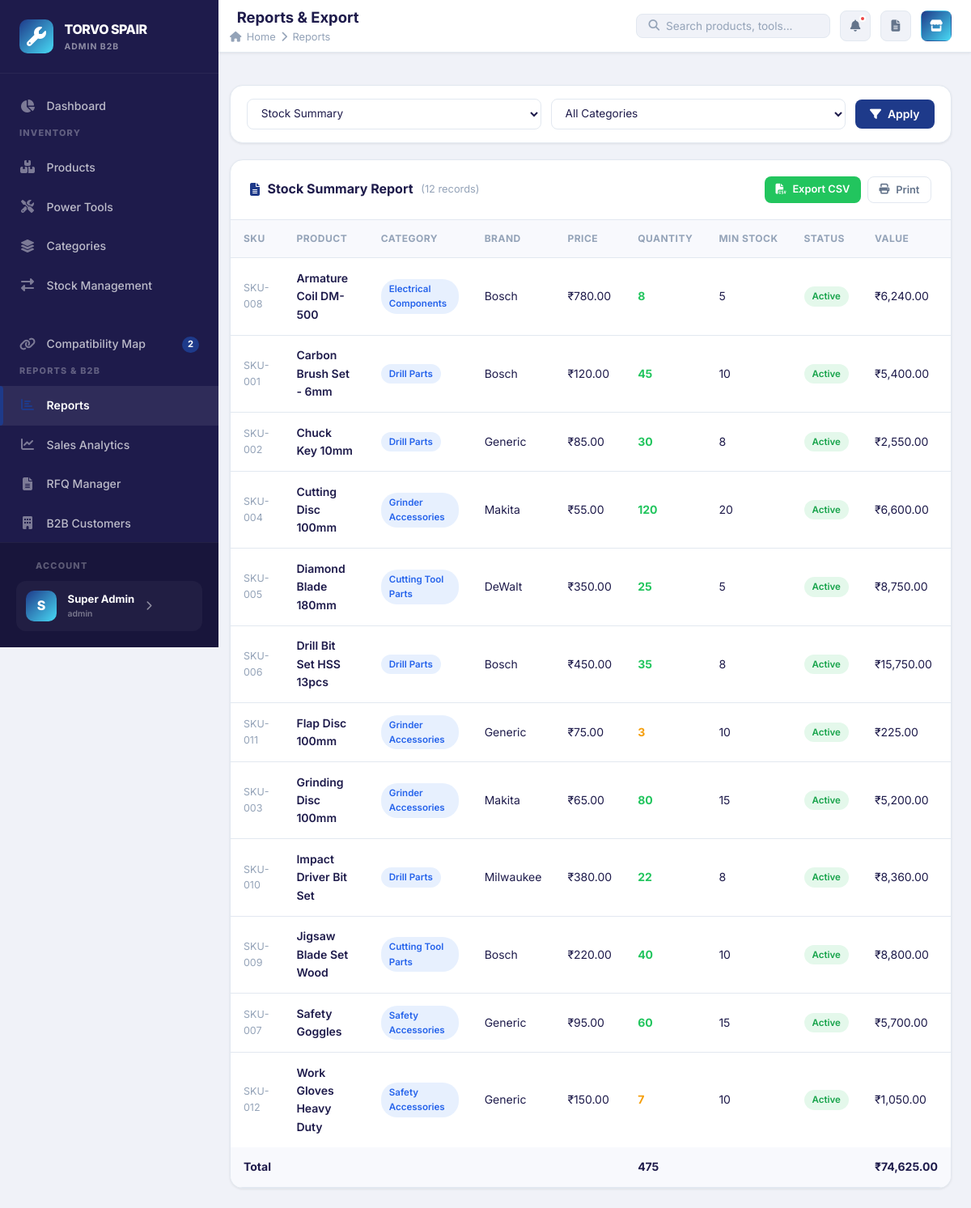
The page /pages/reports.php (signed in) on the database its author committed.
### tables this page shows
CREATE TABLE IF NOT EXISTS settings (
    setting_key VARCHAR(100) PRIMARY KEY,
    setting_value TEXT,
    category ENUM('frontend', 'admin', 'system') DEFAULT 'frontend',
    updated_at TIMESTAMP DEFAULT CURRENT_TIMESTAMP ON UPDATE CURRENT_TIMESTAMP
);

CREATE TABLE IF NOT EXISTS products (
    id INT AUTO_INCREMENT PRIMARY KEY,
    name VARCHAR(150) NOT NULL,
    sku VARCHAR(100) UNIQUE,
    category_id INT NOT NULL,
    brand VARCHAR(100),
    price DECIMAL(10,2) DEFAULT 0.00,
    quantity INT DEFAULT 0,
    min_stock INT DEFAULT 5,
    description TEXT,
    image VARCHAR(255),
    barcode VARCHAR(100),
    status ENUM('active', 'inactive') DEFAULT 'active',
    created_at TIMESTAMP DEFAULT CURRENT_TIMESTAMP,
    updated_at TIMESTAMP DEFAULT CURRENT_TIMESTAMP ON UPDATE CURRENT_TIMESTAMP,
    FOREIGN KEY (category_id) REFERENCES categories(id) ON DELETE CASCADE
);

CREATE TABLE IF NOT EXISTS categories (
    id INT AUTO_INCREMENT PRIMARY KEY,
    name VARCHAR(100) NOT NULL,
    description TEXT,
    status ENUM('active', 'inactive') DEFAULT 'active',
    created_at TIMESTAMP DEFAULT CURRENT_TIMESTAMP,
    updated_at TIMESTAMP DEFAULT CURRENT_TIMESTAMP ON UPDATE CURRENT_TIMESTAMP
);

### config/database.php (called while the page is built, shortened)
<?php
function getDB(): PDO {
    static $pdo = null;
    if ($pdo === null) {
        try {
            $dsn = "mysql:host=" . DB_HOST . ";dbname=" . DB_NAME . ";charset=" . DB_CHARSET;
            $options = [
                PDO::ATTR_ERRMODE            => PDO::ERRMODE_EXCEPTION,
                PDO::ATTR_DEFAULT_FETCH_MODE => PDO::FETCH_ASSOC,
                PDO::ATTR_EMULATE_PREPARES   => false,
            ];
            $pdo = new PDO($dsn, DB_USER, DB_PASS, $options);
        } catch (PDOException $e) {
            $msg = htmlspecialchars($e->getMessage());
            die("<!DOCTYPE html><html><head><meta charset='UTF-8'><title>Database Error – TORVO SPAIR</title>
            <link href='https://fonts.googleapis.com/css2?family=Inter:wght@400;700&display=swap' rel='stylesheet'>
            <style>body{font-family:'Inter',sans-serif;background:#0f0c29;color:#fff;display:flex;align-items:center;justify-content:center;min-height:100vh;margin:0;flex-direction:column;gap:1rem;text-align:center;padding:2rem;}
            .icon{font-size:3rem;margin-bottom:1rem;} h1{font-size:1.4rem;} p{color:rgba(255,255,255,0.5);font-size:0.875rem;max-width:500px;}
            code{background:rgba(255,255,255,0.08);padding:0.5rem 1rem;border-radius:8px;font-size:0.8rem;display:block;margin-top:1rem;color:#f87171;}
            a{display:inline-block;margin-top:1.5rem;padding:0.75rem 2rem;background:linear-gradient(135deg,#6c63ff,#48daf5);border-radius:8px;color:#fff;text-decoration:none;font-weight:700;}</style></head>
            <body><div class='icon'>⚠️</div><h1>Database Connection Failed</h1>
            <p>Could not connect to MySQL. Please ensure you have updated config/database.php with your live cPanel database credentials.</p>
            <code>$msg</code>
            <a href='" . APP_URL . "/setup.php'>Go to Setup</a></body></html>");
        }
    }
    return $pdo;
}
if (!function_exists('sanitize')) {
    function sanitize(string $input): string {
        return htmlspecialchars(strip_tags(trim($input)), ENT_QUOTES, 'UTF-8');
    }
}
if (!function_exists('formatCurrency')) {
    function formatCurrency(float $amount): string {
        return '₹' . number_format($amount, 2);
    }
}
if (!function_exists('getSetting')) {
    function getSetting(string $key, string $default = ''): string {
        try {
            $db = getDB();
            $stmt = $db->prepare('SELECT setting_value FROM settings WHERE setting_key = ?');
            $stmt->execute([$key]);
            $val = $stmt->fetchColumn();
            return $val !== false ? $val : $default;
        } catch (PDOException $e) {
            return $default;
        }
    }
}

### pages/reports.php (the view, shortened to what this page needs)
<?php
$pageTitle  = 'Reports & Export';
$activePage = 'reports';
$pageBreadcrumb = 'Reports';
include BASE_PATH . '/includes/header.php';
$db = getDB();
$reportType = sanitize($_GET['report'] ?? 'stock_summary');
$cat_f      = (int)($_GET['category'] ?? 0);
$tool_f     = (int)($_GET['tool'] ?? 0);
$date_from  = sanitize($_GET['from'] ?? date('Y-m-01'));
$date_to    = sanitize($_GET['to'] ?? date('Y-m-d'));
$reportData = [];
$reportCols = [];
$reportTitle = '';
if ($reportType === 'stock_summary') {
    $reportTitle = 'Stock Summary Report';
    $reportCols  = ['SKU','Product','Category','Brand','Price','Quantity','Min Stock','Status','Value'];
    $where = ['p.status="active"'];
    $params = [];
    $stmt = $db->prepare("SELECT p.*, c.name AS cat_name, (p.price * p.quantity) AS stock_value FROM products p JOIN categories c ON p.category_id=c.id WHERE " . implode(' AND ', $where) . " ORDER BY p.name");
    $stmt->execute($params);
    $reportData = $stmt->fetchAll();
}
?>
<div class="page-body">
<form method="GET" class="filter-bar" id="reportForm">
    <div class="filter-group">
        <select name="report" class="form-control" onchange="document.getElementById('reportForm').submit()">
            <?php $rpts = ['stock_summary'=>'Stock Summary','low_stock'=>'Low Stock','stock_log'=>'Stock Log','compatibility'=>'Compatibility']; ?>
            <?php foreach ($rpts as $k=>$v): ?>
            <option value="<?= $k ?>" <?= $reportType===$k?'selected':'' ?>><?= $v ?></option>
            <?php endforeach; ?>
        </select>
    </div>
    <?php if (in_array($reportType, ['stock_summary','stock_log','compatibility'])): ?>
    <div class="filter-group">
        <select name="category" class="form-control">
            <option value="">All Categories</option>
        </select>
    </div>
    <?php endif; ?>
    <button type="submit" class="btn btn-primary"><i class="fas fa-filter"></i> Apply</button>
</form>
<div class="card">
    <div class="card-header">
        <div class="card-title"><i class="fas fa-file-alt"></i> <?= htmlspecialchars($reportTitle) ?>
            <span style="font-size:0.8rem;color:var(--text-muted);font-weight:400;">(<?= count($reportData) ?> records)</span>
        </div>
        <div style="display:flex;gap:0.5rem;">
            <a href="?report=<?= $reportType ?>&category=<?= $cat_f ?>&tool=<?= $tool_f ?>&from=<?= $date_from ?>&to=<?= $date_to ?>&export=csv"
               class="btn btn-success btn-sm"><i class="fas fa-file-csv"></i> Export CSV</a>
            <button onclick="window.print()" class="btn btn-outline btn-sm"><i class="fas fa-print"></i> Print</button>
        </div>
    </div>
    <?php if (empty($reportData)): ?>
        <div class="empty-state"><i class="fas fa-inbox"></i><h3>No data for this report</h3></div>
    <?php else: ?>
    <div class="table-wrap">
        <table class="data-table" id="reportTable">
            <thead>
                <tr><?php foreach ($reportCols as $col): ?><th><?= $col ?></th><?php endforeach; ?></tr>
            </thead>
            <tbody>
            <?php foreach ($reportData as $row): ?>
            <tr>
                <?php if ($reportType === 'stock_summary'): ?>
                    <td style="font-size:0.78rem;color:var(--text-muted);"><?= htmlspecialchars($row['sku']) ?></td>
                    <td style="font-weight:600;font-size:0.875rem;"><?= htmlspecialchars($row['name']) ?></td>
                    <td><span class="badge-pill badge-info"><?= htmlspecialchars($row['cat_name']) ?></span></td>
                    <td><?= htmlspecialchars($row['brand']?:'–') ?></td>
                    <td><?= formatCurrency($row['price']) ?></td>
                    <td style="font-weight:700;<?= $row['quantity']==0?'color:var(--danger)':($row['quantity']<=$row['min_stock']?'color:var(--warning)':'color:var(--success)'); ?>">
                        <?= $row['quantity'] ?>
                    </td>
                    <td><?= $row['min_stock'] ?></td>
                    <td><span class="badge-pill <?= $row['status']==='active'?'badge-success':'badge-gray' ?>"><?= ucfirst($row['status']) ?></span></td>
                    <td><?= formatCurrency($row['stock_value']) ?></td>
                <?php endif; ?>
            </tr>
            <?php endforeach; ?>
            </tbody>
            <?php if ($reportType === 'stock_summary'): ?>
            <tfoot>
                <tr style="background:var(--bg-card2);font-weight:700;">
                    <td colspan="5">Total</td>
                    <td><?= array_sum(array_column($reportData, 'quantity')) ?></td>
                    <td></td>
                    <td></td>
                    <td><?= formatCurrency(array_sum(array_column($reportData, 'stock_value'))) ?></td>
                </tr>
            </tfoot>
            <?php endif; ?>
        </table>
    </div>
    <?php endif; ?>
</div>
</div>
<?php include BASE_PATH . '/includes/footer.php'; ?>

### includes/header.php (shortened to what this page needs)
<?php
require_once BASE_PATH . '/config/database.php';
$db = getDB();
$lowStockCount = $db->query("SELECT COUNT(*) FROM products WHERE quantity <= min_stock AND status = 'active'")->fetchColumn();
?>
<!DOCTYPE html>
<html lang="en">
<head>
    <link rel="stylesheet" href="https://cdnjs.cloudflare.com/ajax/libs/font-awesome/6.5.0/css/all.min.css">
    <link rel="stylesheet" href="<?= APP_URL ?>/assets/css/style.css">
</head>
<body>
<div class="app-layout">
<aside class="sidebar" id="sidebar">
    <div class="sidebar-header">
        <a href="<?= APP_URL ?>/pages/dashboard.php" class="sidebar-logo">
            <i class="fas fa-wrench"></i>
            <div class="logo-text">
                <span class="logo-main"><?= getSetting('site_title', 'TORVO SPAIR') ?></span>
                <span class="logo-sub">ADMIN B2B</span>
            </div>
        </a>
    </div>
    <div class="sidebar-menu">
        <a href="<?= APP_URL ?>/pages/dashboard.php" class="sidebar-nav-item <?= ($activePage ?? '') === 'dashboard' ? 'active' : '' ?>">
            <div class="nav-icon"><i class="fas fa-chart-pie"></i></div>
            Dashboard
        </a>
        <div class="sidebar-section">
            <div class="sidebar-section-title">Inventory</div>
            <a href="<?= APP_URL ?>/pages/products.php" class="sidebar-nav-item <?= ($activePage ?? '') === 'products' ? 'active' : '' ?>">
                <div class="nav-icon"><i class="fas fa-boxes"></i></div>
                Products
            </a>
            <a href="<?= APP_URL ?>/pages/tools.php" class="sidebar-nav-item <?= ($activePage ?? '') === 'tools' ? 'active' : '' ?>">
                <div class="nav-icon"><i class="fas fa-tools"></i></div>
                Power Tools
            </a>
            <a href="<?= APP_URL ?>/pages/categories.php" class="sidebar-nav-item <?= ($activePage ?? '') === 'categories' ? 'active' : '' ?>">
                <div class="nav-icon"><i class="fas fa-layer-group"></i></div>
                Categories
            </a>
            <a href="<?= APP_URL ?>/pages/stock.php" class="sidebar-nav-item <?= ($activePage ?? '') === 'stock' ? 'active' : '' ?>">
                <div class="nav-icon"><i class="fas fa-exchange-alt"></i></div>
                Stock Management
            </a>
        </div>
        <a href="<?= APP_URL ?>/pages/compatibility.php" class="sidebar-nav-item <?= ($activePage ?? '') === 'compatibility' ? 'active' : '' ?>">
            <div class="nav-icon"><i class="fas fa-link"></i></div>
            Compatibility Map
            <span class="nav-badge">2</span>
        </a>
        <div class="sidebar-section">
            <div class="sidebar-section-title">Reports & B2B</div>
            <a href="<?= APP_URL ?>/pages/reports.php" class="sidebar-nav-item <?= ($activePage ?? '') === 'reports' ? 'active' : '' ?>">
                <div class="nav-icon"><i class="fas fa-chart-bar"></i></div>
                Reports
            </a>
            <a href="<?= APP_URL ?>/pages/sales_report.php" class="sidebar-nav-item <?= ($activePage ?? '') === 'sales_report' ? 'active' : '' ?>">
                <div class="nav-icon"><i class="fas fa-chart-line"></i></div>
                Sales Analytics
            </a>
            <a href="<?= APP_URL ?>/pages/rfq_manager.php" class="sidebar-nav-item <?= ($activePage ?? '') === 'rfqs' ? 'active' : '' ?>">
                <div class="nav-icon"><i class="fas fa-file-alt"></i></div>
                RFQ Manager
            </a>
            <a href="<?= APP_URL ?>/pages/customers_b2b.php" class="sidebar-nav-item <?= ($activePage ?? '') === 'customers_b2b' ? 'active' : '' ?>">
                <div class="nav-icon"><i class="fas fa-building"></i></div>
                B2B Customers
            </a>
        </div>
    </div>
    <div class="sidebar-footer">
        <div class="sidebar-section-title" style="margin-left:0; margin-bottom:10px;">Account</div>
        <a href="<?= APP_URL ?>/pages/profile.php" class="profile-card">
            <div class="profile-avatar">S</div>
            <div class="profile-info">
                <span class="profile-name">Super Admin</span>
                <span class="profile-role">admin</span>
            </div>
            <i class="fas fa-chevron-right" style="font-size:0.75rem; opacity:0.5;"></i>
        </a>
    </div>
</aside>
<div class="main-content">
    <header class="top-header">
        <div class="header-left">
            <div>
                <div class="page-title">
                    <?= htmlspecialchars($pageTitle ?? 'Dashboard') ?>
                </div>
                <?php if (!empty($pageBreadcrumb)): ?>
                <div class="page-breadcrumb">
                    <i class="fas fa-home"></i> Home
                    <i class="fas fa-chevron-right"></i>
                    <?= htmlspecialchars($pageBreadcrumb) ?>
                </div>
                <?php endif; ?>
            </div>
        </div>
        <div class="header-right">
            <div class="header-search-bar" style="position:relative;">
                <i class="fas fa-search"></i>
                <input type="text" id="globalSearch" placeholder="Search products, tools..." autocomplete="off">
            </div>
            <a href="<?= APP_URL ?>/pages/stock.php" class="icon-btn" data-tooltip="Low Stock Alerts">
                <i class="fas fa-bell"></i>
                <?php if ($lowStockCount > 0): ?><span class="notif-dot"></span><?php endif; ?>
            </a>
            <a href="<?= APP_URL ?>/pages/rfq_manager.php" class="icon-btn" data-tooltip="RFQ Inbox">
                <i class="fas fa-file-alt"></i>
            </a>
            <a href="<?= APP_URL ?>/portal/catalogue.php" target="_blank" class="icon-btn" data-tooltip="B2B Portal" style="background:linear-gradient(135deg,var(--primary),var(--accent));color:#fff;border-color:transparent;">
                <i class="fas fa-store"></i>
            </a>
        </div>
    </header>
    <div style="padding: 0 1.5rem; padding-top: 1rem;">
    </div>

### rows shown on the page
settings: setting_value "TORVO SPAIR"
products: sku "SKU-008", name "Armature Coil DM-500", category.name "Electrical Components", brand "Bosch", price "₹780.00", quantity "8", min_stock "5", status "Active", stock_value "₹6,240.00"
products: sku "SKU-001", name "Carbon Brush Set - 6mm", category.name "Drill Parts", brand "Bosch", price "₹120.00", quantity "45", min_stock "10", status "Active", stock_value "₹5,400.00"
products: sku "SKU-002", name "Chuck Key 10mm", category.name "Drill Parts", brand "Generic", price "₹85.00", quantity "30", min_stock "8", status "Active", stock_value "₹2,550.00"
products: sku "SKU-004", name "Cutting Disc 100mm", category.name "Grinder Accessories", brand "Makita", price "₹55.00", quantity "120", min_stock "20", status "Active", stock_value "₹6,600.00"
products: sku "SKU-005", name "Diamond Blade 180mm", category.name "Cutting Tool Parts", brand "DeWalt", price "₹350.00", quantity "25", min_stock "5", status "Active", stock_value "₹8,750.00"
products: sku "SKU-006", name "Drill Bit Set HSS 13pcs", category.name "Drill Parts", brand "Bosch", price "₹450.00", quantity "35", min_stock "8", status "Active", stock_value "₹15,750.00"
products: sku "SKU-011", name "Flap Disc 100mm", category.name "Grinder Accessories", brand "Generic", price "₹75.00", quantity "3", min_stock "10", status "Active", stock_value "₹225.00"
products: sku "SKU-003", name "Grinding Disc 100mm", category.name "Grinder Accessories", brand "Makita", price "₹65.00", quantity "80", min_stock "15", status "Active", stock_value "₹5,200.00"
products: sku "SKU-010", name "Impact Driver Bit Set", category.name "Drill Parts", brand "Milwaukee", price "₹380.00", quantity "22", min_stock "8", status "Active", stock_value "₹8,360.00"
products: sku "SKU-009", name "Jigsaw Blade Set Wood", category.name "Cutting Tool Parts", brand "Bosch", price "₹220.00", quantity "40", min_stock "10", status "Active", stock_value "₹8,800.00"
products: sku "SKU-007", name "Safety Goggles", category.name "Safety Accessories", brand "Generic", price "₹95.00", quantity "60", min_stock "15", status "Active", stock_value "₹5,700.00"
products: sku "SKU-012", name "Work Gloves Heavy Duty", category.name "Safety Accessories", brand "Generic", price "₹150.00", quantity "7", min_stock "10", status "Active", stock_value "₹1,050.00"

### other values the page prints
$pageTitle "Reports & Export"
$pageBreadcrumb "Reports"
$reportTitle "Stock Summary Report"
count($reportData) "12"
$col "SKU"
$col "PRODUCT"
$col "CATEGORY"
$col "BRAND"
$col "PRICE"
$col "QUANTITY"
$col "MIN STOCK"
$col "STATUS"
$col "VALUE"
array_sum(array_column($reportData, 'quantity')) "475"
formatCurrency(array_sum(array_column($reportData, 'stock_value'))) "₹74,625.00"
